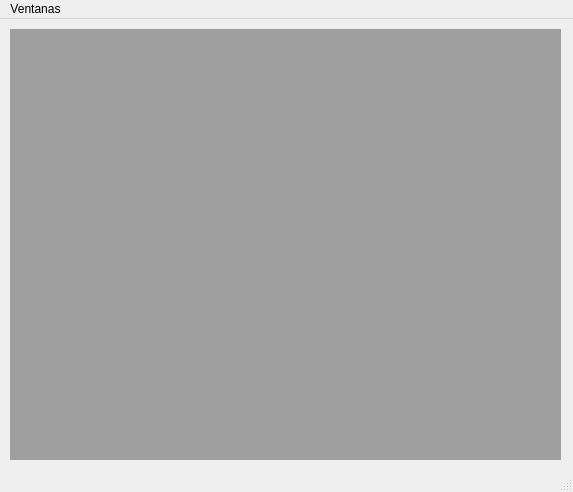
<?xml version="1.0" encoding="UTF-8"?>
<ui version="4.0">
 <class>MainWindow</class>
 <widget class="QMainWindow" name="MainWindow">
  <property name="geometry">
   <rect>
    <x>0</x>
    <y>0</y>
    <width>573</width>
    <height>492</height>
   </rect>
  </property>
  <property name="windowTitle">
   <string>Ventana principal</string>
  </property>
  <widget class="QWidget" name="centralwidget">
   <widget class="QMdiArea" name="mdiArea">
    <property name="geometry">
     <rect>
      <x>10</x>
      <y>10</y>
      <width>551</width>
      <height>431</height>
     </rect>
    </property>
    <property name="viewMode">
     <enum>QMdiArea::SubWindowView</enum>
    </property>
    <property name="tabsMovable">
     <bool>false</bool>
    </property>
    <widget class="QWidget" name="win_primera_subventana">
     <property name="windowTitle">
      <string>Primera subventana</string>
     </property>
     <widget class="QLabel" name="lbl_primera_subventana">
      <property name="geometry">
       <rect>
        <x>30</x>
        <y>150</y>
        <width>121</width>
        <height>16</height>
       </rect>
      </property>
      <property name="text">
       <string>Primera subventana</string>
      </property>
     </widget>
    </widget>
    <widget class="QWidget" name="win_segunda_subventana">
     <property name="windowTitle">
      <string>Segunda subventana</string>
     </property>
     <widget class="QLabel" name="lbl_segunda_subventana">
      <property name="geometry">
       <rect>
        <x>50</x>
        <y>150</y>
        <width>121</width>
        <height>16</height>
       </rect>
      </property>
      <property name="text">
       <string>Segunda subventana</string>
      </property>
     </widget>
    </widget>
   </widget>
  </widget>
  <widget class="QMenuBar" name="mbr_principal">
   <property name="geometry">
    <rect>
     <x>0</x>
     <y>0</y>
     <width>573</width>
     <height>21</height>
    </rect>
   </property>
   <widget class="QMenu" name="mnu_ventana">
    <property name="title">
     <string>Ventanas</string>
    </property>
    <addaction name="mni_tabs"/>
    <addaction name="mni_cascadas"/>
    <addaction name="mni_cuadricula"/>
    <addaction name="mni_subventana"/>
   </widget>
   <addaction name="mnu_ventana"/>
  </widget>
  <widget class="QStatusBar" name="statusbar"/>
  <action name="mni_tabs">
   <property name="text">
    <string>Vista Pestañas</string>
   </property>
  </action>
  <action name="mni_cascadas">
   <property name="text">
    <string>Vista Cascada</string>
   </property>
  </action>
  <action name="mni_cuadricula">
   <property name="text">
    <string>Vista Cuadrícula</string>
   </property>
  </action>
  <action name="mni_subventana">
   <property name="text">
    <string>Vista Subventana</string>
   </property>
  </action>
 </widget>
 <resources/>
 <connections/>
</ui>
